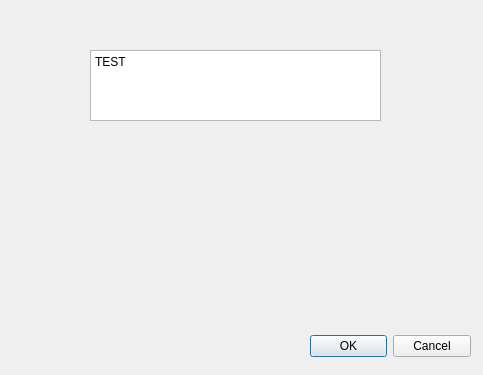
<?xml version="1.0" encoding="UTF-8"?>
<ui version="4.0">
 <class>Dialog</class>
 <widget class="QDialog" name="Dialog">
  <property name="geometry">
   <rect>
    <x>0</x>
    <y>0</y>
    <width>483</width>
    <height>375</height>
   </rect>
  </property>
  <property name="windowTitle">
   <string>Dialog</string>
  </property>
  <widget class="QDialogButtonBox" name="buttonBox">
   <property name="geometry">
    <rect>
     <x>310</x>
     <y>330</y>
     <width>161</width>
     <height>32</height>
    </rect>
   </property>
   <property name="orientation">
    <enum>Qt::Horizontal</enum>
   </property>
   <property name="standardButtons">
    <set>QDialogButtonBox::Cancel|QDialogButtonBox::Ok</set>
   </property>
  </widget>
  <widget class="QTextEdit" name="textEdit">
   <property name="geometry">
    <rect>
     <x>90</x>
     <y>50</y>
     <width>291</width>
     <height>71</height>
    </rect>
   </property>
   <property name="html">
    <string>&lt;!DOCTYPE HTML PUBLIC &quot;-//W3C//DTD HTML 4.0//EN&quot; &quot;http://www.w3.org/TR/REC-html40/strict.dtd&quot;&gt;
&lt;html&gt;&lt;head&gt;&lt;meta name=&quot;qrichtext&quot; content=&quot;1&quot; /&gt;&lt;meta charset=&quot;utf-8&quot; /&gt;&lt;style type=&quot;text/css&quot;&gt;
p, li { white-space: pre-wrap; }
hr { height: 1px; border-width: 0; }
li.unchecked::marker { content: &quot;\2610&quot;; }
li.checked::marker { content: &quot;\2612&quot;; }
&lt;/style&gt;&lt;/head&gt;&lt;body style=&quot; font-family:'맑은 고딕'; font-size:9pt; font-weight:400; font-style:normal;&quot;&gt;
&lt;p style=&quot; margin-top:0px; margin-bottom:0px; margin-left:0px; margin-right:0px; -qt-block-indent:0; text-indent:0px;&quot;&gt;TEST&lt;/p&gt;
&lt;p style=&quot;-qt-paragraph-type:empty; margin-top:0px; margin-bottom:0px; margin-left:0px; margin-right:0px; -qt-block-indent:0; text-indent:0px;&quot;&gt;&lt;br /&gt;&lt;/p&gt;&lt;/body&gt;&lt;/html&gt;</string>
   </property>
  </widget>
 </widget>
 <resources/>
 <connections>
  <connection>
   <sender>buttonBox</sender>
   <signal>accepted()</signal>
   <receiver>Dialog</receiver>
   <slot>accept()</slot>
   <hints>
    <hint type="sourcelabel">
     <x>248</x>
     <y>254</y>
    </hint>
    <hint type="destinationlabel">
     <x>157</x>
     <y>274</y>
    </hint>
   </hints>
  </connection>
  <connection>
   <sender>buttonBox</sender>
   <signal>rejected()</signal>
   <receiver>Dialog</receiver>
   <slot>reject()</slot>
   <hints>
    <hint type="sourcelabel">
     <x>316</x>
     <y>260</y>
    </hint>
    <hint type="destinationlabel">
     <x>286</x>
     <y>274</y>
    </hint>
   </hints>
  </connection>
 </connections>
</ui>
